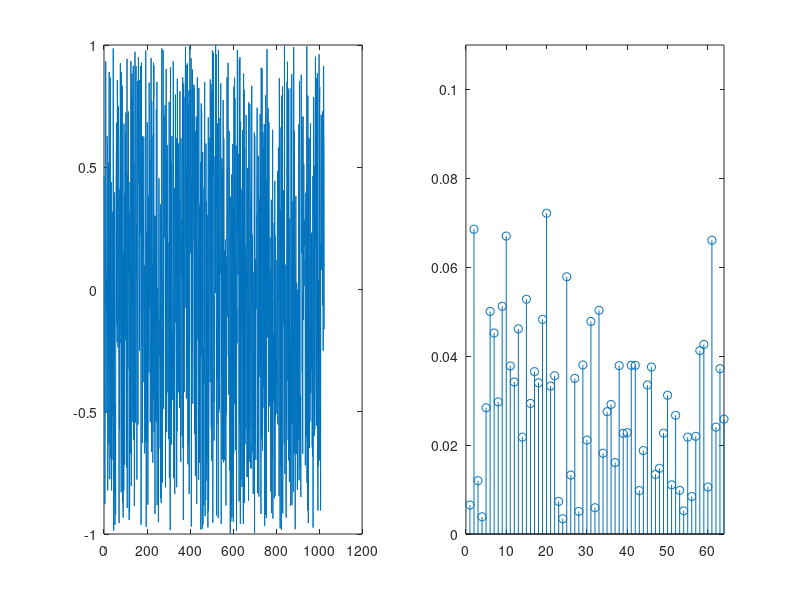
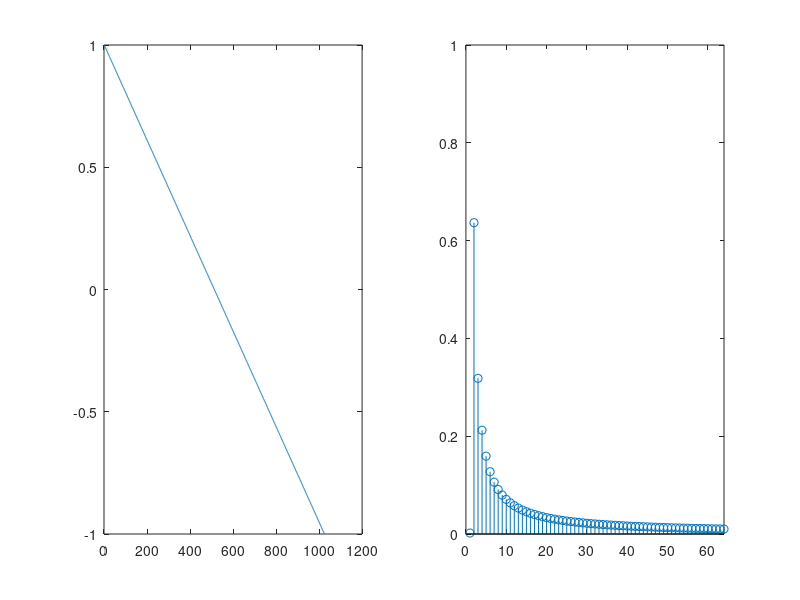
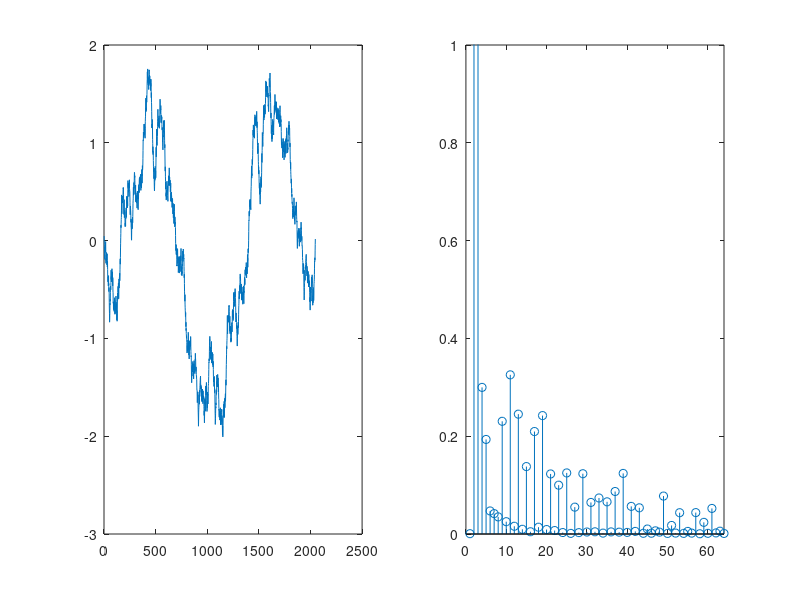

Reproduce these figures in MATLAB, in order.
%
% Convolution of noise and a sawtooth wave to show that a convolution in the
% time domain is equivalent to a multiplication of spectra.
%
winsize = 1024;
x = (2 * rand(1, winsize)) - 1;
xfft = fft(x);
amp = 2;
wstep = amp/winsize;
h = [amp/2:-wstep:-(amp/2)+wstep];
hfft = fft(h);

figure(1, 'visible', 'off')
subplot(1,2,1)
plot(x)
subplot(1,2,2)
stem((2*abs(xfft))/winsize)
axis([0 winsize/16 0 0.11])
%PRINT 1

figure(2, 'visible', 'off')
subplot(1,2,1)
plot(h)
subplot(1,2,2)
stem((2*abs(hfft))/winsize)
axis([0 winsize/16 0 amp/2])
%PRINT 2

%
% convolve both signals
%
y = conv(x, h*0.1);
yfft = fft(y);

figure(3, 'visible', 'off')
subplot(1,2,1)
plot(y)
subplot(1,2,2)
stem((2*abs(yfft))/winsize)
axis([0 winsize/16 0 1])
%PRINT 3
